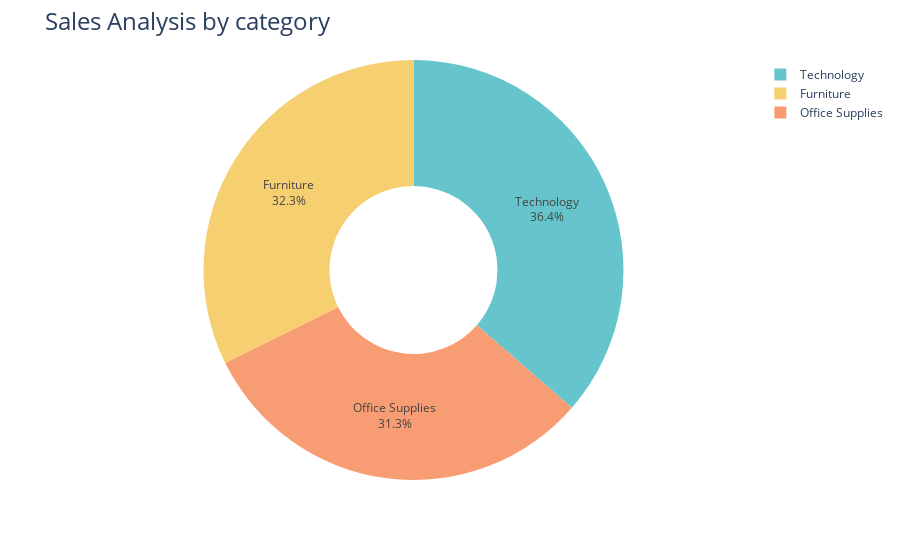

Source (notebook cell):
### Code cell
fig = px.pie(sales_by_category, values = 'Sales', names= 'Category',hole=0.4, color_discrete_sequence= px.colors.qualitative.Pastel)
fig.update_traces(textposition = 'inside',textinfo = 'percent+label')
fig.update_layout(title_text= 'Sales Analysis by category',title_font=dict(size=24))
fig.show()

### Figure 1 — Plotly figure (JSON) as saved in the notebook; plotly's stock layout.template omitted (floating-point values rounded to 4 significant figures)
{"data": [{"domain": {"x": [0, 1], "y": [0, 1]}, "hole": 0.4, "hovertemplate": "Category=%{label}<br>Sales=%{value}<extra></extra>", "labels": ["Furniture", "Office Supplies", "Technology"], "legendgroup": "", "name": "", "showlegend": true, "textinfo": "percent+label", "textposition": "inside", "type": "pie", "values": [742000.0, 719000.0, 836200.0]}], "layout": {"autosize": true, "legend": {"tracegroupgap": 0}, "margin": {"t": 60}, "piecolorway": ["rgb(102, 197, 204)", "rgb(246, 207, 113)", "rgb(248, 156, 116)", "rgb(220, 176, 242)", "rgb(135, 197, 95)", "rgb(158, 185, 243)", "rgb(254, 136, 177)", "rgb(201, 219, 116)", "rgb(139, 224, 164)", "rgb(180, 151, 231)", "rgb(179, 179, 179)"], "title": {"font": {"size": 24}, "text": "Sales Analysis by category"}}}
